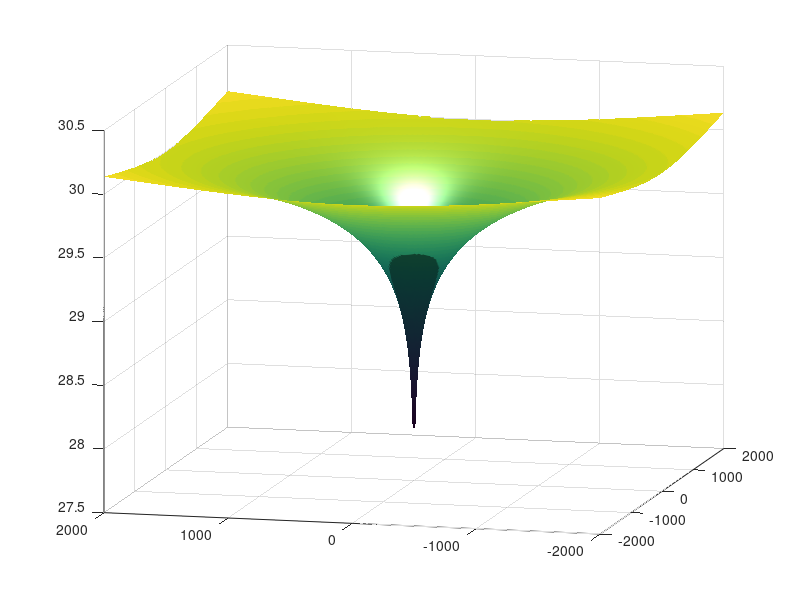

This figure's MATLAB source: (Note: this script raises an error after producing the figure.)
%% Compare mSim with analytical solution
% *Overview*
%%%
% In this tutorial we will build a simple 3D cylindrical model with one
% well at the center and we will compare it with the Thiem, 1906 analytical
% solution.
%% Analytical solution 
% The analytical solution for radial flow to a well where the head h0 is known
% at some point at r0 distance close to well is given by :
%%
% $h(r)=\frac{Q}{2 \pi T}ln\frac{r}{r_0} + h_0$ 
%%%
% where Q is the pumping rate, T is the transmissivity.
%%% 
% To visualize the above equation we will generate random points within a
% disk of radious r0, triangulate them and plot
%%
% Lets define the inputs first
r0 = 2000; % [m]
h0 = 30; % [m]
Q = 500; % [m^3/day]
T = 200; % [m^2/day]
%%%
% Generate points on disk (This is actually a rectangle)
[disk_pntsX, disk_pntsY] = meshgrid(-r0:10:r0);
%%%
% Evaluate the Thiem equation
Thiem = @(r)(Q/(2*pi*T))*log(r/r0)+h0;
disk_pntsR = sqrt(disk_pntsX.^2 + disk_pntsY.^2);
%%%
% Plot
mesh(disk_pntsX, disk_pntsY, Thiem(disk_pntsR),...
    'edgecolor','none','FaceColor','interp','FaceLighting','phong')
camlight right
view(-76, 13)
drawnow
%% 2D Numerical solution with mSim
%%
% *Mesh generation*
%%%
% For the numerical solution we have first to generate a mesh.
%%%
% First we are going to generate a cylindrical polygon with the help of the
% parametric equation of a circle x = r*cos(t), y = r*sin(t) where t spans
% from 0 to 2*pi for a full circle
circle_bnd = [r0*cos(0:0.2:2*pi)' r0*sin(0:0.2:2*pi)'];
%%%
% Prepare the shapefile structure that is needed for the mesh
% generation for the domain
circle_domain.Geometry = 'Polygon';
circle_domain.X = [circle_bnd(:,1)' circle_bnd(1,1) nan]; 
circle_domain.Y = [circle_bnd(:,2)' circle_bnd(1,2) nan]; 
%%%
% and the well
well.Geometry = 'Point';
well.X = 0;
well.Y = 0;
well.DistMin = 1;
well.DistMax = r0;
well.LcMin = 1;
well.LcMax = 400;
%%%
% Construct the CSG object
circle_dom = CSGobj_v2(2,1,10,10,1);
circle_dom = circle_dom.readshapefile(circle_domain);
circle_dom = circle_dom.readshapefile(well);
%%%
% Define the mesh options. Here the 400 m is roughly the distance between
% the boundary points when r0 = 2000 and 0.2 discretization of the
% parametric variable that generated the circular points.
meshopt = msim_mesh_options;
meshopt.lc_gen = 400;
meshopt.embed_points = 1;
%%%
% Generate the mesh run gmsh
circle_dom.writegeo('thiem_example', meshopt);
gmsh_path = '/home/giorgk/Downloads/gmsh-4.4.1-Linux64/bin/gmsh';
circle_dom.runGmsh('thiem_example',gmsh_path,[]);
%%
% Read mesh into matlab
[p, MSH]=read_2D_Gmsh('thiem_example', 0, 0);
%% 
% *Boundary conditions*
%%%
% In the first line we identify the boundary nodes of the mesh and then assign a constant head of h0
id_bnd = find(sqrt(sum(p.^2,2)) > 1999);
CH = [id_bnd h0*ones(length(id_bnd),1)];
%%
% *Well flux*
%%%
% For the well we find which node corresponds to the it.
id_well = find(sqrt(sum(p.^2,2)) < 0.1);
FLUX_well = [id_well -Q];

%%
% *Assemble*
%%%
% To assemble we need the transmissivity, which we set as constant on
% the mesh nodes
Tnd = T*ones(size(p,1),1);

%%%
% Set up the standard simulation options and assemble
simopt.dim=2;
simopt.el_type='triangle';
simopt.el_order='linear';
[Kglo, H]= Assemble_LHS(p, MSH(3,1).elem(1,1).id, Tnd , CH, [], simopt);
%%%
% Convert Point flux matrix to sparse vector
F=sparse(FLUX_well(:,1),1,FLUX_well(:,2),length(H),1);
%%%
% *Solve*
Hnumerical=solve_system(Kglo,H,F);
%% Compare the solutions
% To compare the numerical solution of mSim with the analytical we have
% to evaluate the analytical over the points of the numerical.
Hanalytical = Thiem(sqrt(sum(p.^2,2)));
%%%
% The numerical solution contains the center of well where the
% analytical solution cannot be defined. Therefore we will make them nan to
% both solutions. 
Hanalytical(id_well,1) = nan;
Hnumerical(id_well,1) = nan;
%%%
% Now we plot the relative error with respect the analytical solution
trisurf(MSH(3,1).elem(1,1).id, p(:,1), p(:,2), 100*(Hnumerical - Hanalytical)./Hanalytical)
title('Relative error wrt analytical solution')
zlabel('%')
view(0,0)
colormap cool
drawnow
%%
% We can confirm that the numerical solution follows the analytical one very
% close as the error is less that 1 percent.
%% 3D Numerical solution with mSim
% Next we will simulate the flow around a well using a 3D cylindrical domain.
% Although we could use the triangular mesh and extrude it into 3D prism
% elements, for this example we will generate a new mesh using
% quadrilaterals which will gives us hexahedral elements for the 3D mesh.
%%%
% We will reuse the CSG object but change the mesh options
meshopt_quad = msim_mesh_options;
meshopt_quad.lc_gen = 400; 
meshopt_quad.el_type = 'quad';
%%%
% We call the same methods as before to generate and read the mesh into the
% workspace
circle_dom.writegeo('thiem_example_quads', meshopt_quad);
circle_dom.runGmsh('thiem_example_quads',gmsh_path,[])
[p_q, MSH_q]=read_2D_Gmsh('thiem_example_quads', 0, 0);
%%
% Next the 2D mesh is extruded to form a 3D mesh. For that we set the
% elevation of the top and bottom and the number of layers. 
Ztop = 30*ones(size(p_q,1),1);
Zbot = 0*ones(size(p_q,1),1);
Zdistribution = [0:0.2:1];
[p3D, MSH3D] = extrude_mesh(p_q, MSH_q, Ztop, Zbot, Zdistribution, 'linear');
%%%
% *Boundary conditions*
%%%
% In a similar way with the 2D case we identify the mesh nodes that
% lay on the circle with radius r0
id_bnd = find(sqrt(sum(p3D.^2,2)) > 1999);
CH = [id_bnd h0*ones(length(id_bnd),1)];
%%
% *Well flux*
%%%
% Unlike the previous example in this case we didnt force the mesh
% generation to embed the points that lay inside the domain. Therefore
% searching for nodes that are very close to well will return nothing
find(sqrt(sum(p3D.^2,2)) < 0.1)
%%
% Instead we will find the element in the 2D mesh that contains the well
el_id = find_elem_id_point(p_q, MSH_q(3,1).elem.id, [0, 0], 10);
%%%
% The element consists on four nodes with coordinates:
well_elem_coords = p_q(MSH_q(3,1).elem.id(el_id,:),:);

%%
% When the point sources do not coinside with the mesh nodes then the
% fluxes are distributed to the mesh elements they belong to. In our
% example the well screen spans the entire depth of the aquifer therefore
% the pumping will be distributed to all mesh nodes with the same x y locations
% as the ones of the 2D element that contains the well. However the
% contribution on each node can be estimated based on the barycentric coordinates of the
% well with respect the element. In mSim we can calculate the barycentric
% coordinates for 2D elements as:
bary_coords = BaryCoord2D( [0, 0], well_elem_coords(:,1:2) );
clf
plot(well_elem_coords([1:4 1],1),well_elem_coords([1:4 1],2),'.-')
hold on
plot(0, 0, 'or')
text(0.01, 0.01, 'well', 'fontsize', 16)
for ii = 1:4
    text(well_elem_coords(ii,1)+0.01, well_elem_coords(ii,2)+0.01, num2str(bary_coords(ii)), 'fontsize', 14);
end
axis equal
drawnow
%%
% Now we can loop through the element nodes and assign the pumping for the
% mesh nodes
FLUX_well = [];
for ii = 1:size(well_elem_coords,1)
    k = find(sqrt((p3D(:,1) - well_elem_coords(ii,1)).^2 + (p3D(:,2) - well_elem_coords(ii,2)).^2) < 0.1);
    FLUX_well = [FLUX_well;k -Q*bary_coords(ii)/length(k) * ones(length(k),1)];
end
sum(FLUX_well(:,2))
%%
% The last line is used as a verification that the fluxes have been distributed correctly.
%%
% *Assemble*
%%%
% For the assembly we need to specify the hydraulic conductivity. The depth
% of the aquifer is 30 meters therefore the conductivity is uniform on each
% element and equal to:
Kel = T/30*ones( size(MSH3D(4,1).elem(1,1).id,1), 1);
%%%
% Nest we setup the simulation options
simopt.dim = 3;
simopt.el_type = 'hex';
simopt.el_order = 'linear';
[Kglo, H]= Assemble_LHS(p3D, MSH3D(4,1).elem(1,1).id, Kel , CH, [], simopt);
%%%
% Convert Point flux matrix to sparse vector
F=sparse(FLUX_well(:,1),1,FLUX_well(:,2),length(H),1);
%%
% *Solve*
%%%
% This problem in 3D is non-linear as the conductance matrix Kglo 
% depends on the elevation of the mesh vertices of the free surface boundary.
%%%
% Therefore we will solve this problem iteratively.
% We are going to need the ids that correspond to the top points. By taking
% advantage the way the extrude_mesh works we know that the ids from 1:size
% of 2D nodes correspond to the top layer
%
id_top = 1:size(p_q,1);
iter = 1;
Hold = Ztop;
clear err
while true
    Hnew=solve_system(Kglo,H,F);
    % check the error
    err(iter,1) = mean(sqrt((Hold(id_top) - Hnew(id_top)).^2));
    if err(end,1) < 0.0001
        break;
    end
   
    % Adapth the mesh to the new solution.
    DZ = 0.5*(Hold(id_top) - Hnew(id_top));
    [p3D, MSH3D]=extrude_mesh(p_q,MSH_q, Hold(id_top) - DZ ,Zbot, Zdistribution ,'linear');
    % In this example we dont have to update the right hand side so all we
    % need is to update the conductance matrix
    [Kglo, H]= Assemble_LHS(p3D, MSH3D(4,1).elem(1,1).id, Kel , CH, [], simopt);
    % save the solution of the previous iteration
    Hold = Hnew;
    iter = iter + 1;
end
%%
% In this example we have set a rather strict error criterion,
% that the mean square error is less than 0.0001. This is achieved after 7
% iterations.
clf
semilogy(err,'o-')
grid on
ylabel('Mean square error [m]')
xlabel('Iteration')
drawnow
%% Compare with analytical
% To compare the 3D numerical solution with the analytical we have to
% evaluate the analytical solution over the nodes of the 2D mesh that was
% used to extrude and generate the 3D mesh.
Hanalytical = Thiem(sqrt(sum(p_q.^2,2)));
%%%
% The 2D mesh consists of quadrilaterals, yet matlab does not have any
% function to plot a quadrelateral mesh. Therefore we will triangulate the
% mesh first and use the trisurf as we did previously for the triangular
% mesh.
tr = delaunay(p_q(:,1), p_q(:,2));
clf
trisurf(tr, p_q(:,1), p_q(:,2), 100*(Hnew(id_top) - Hanalytical)./Hanalytical)
title('Relative error wrt analytical solution')
zlabel('%')
view(0,0)
colormap cool
drawnow
%%%
% Again we see that the error of the numerical solution is less than 1%
% expect very close to the well point where the analytical solution cannot be defined.













